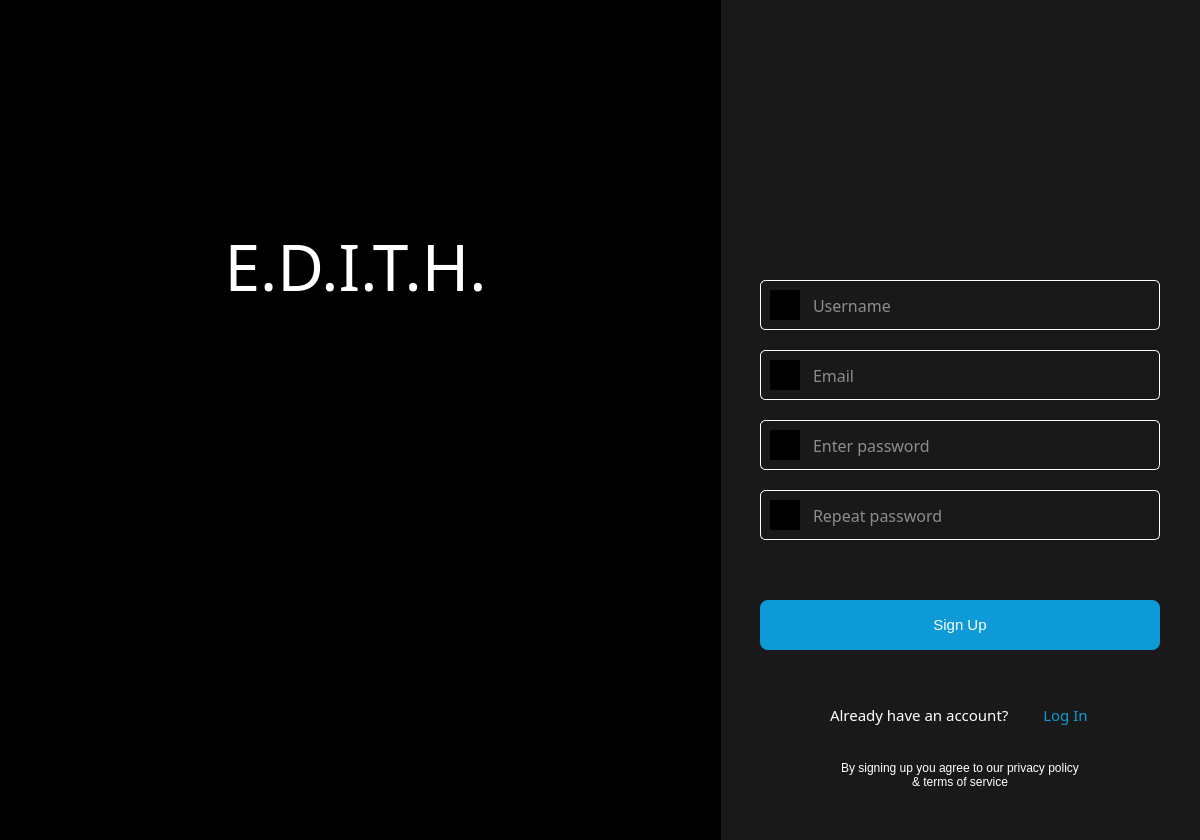
<?xml version="1.0" encoding="UTF-8"?>
<ui version="4.0">
 <class>Login</class>
 <widget class="QDialog" name="Login">
  <property name="enabled">
   <bool>true</bool>
  </property>
  <property name="geometry">
   <rect>
    <x>0</x>
    <y>0</y>
    <width>1200</width>
    <height>840</height>
   </rect>
  </property>
  <property name="windowTitle">
   <string>Welcome Back</string>
  </property>
  <property name="styleSheet">
   <string notr="true">background-color: rgb(0, 0, 0);</string>
  </property>
  <widget class="QPushButton" name="signupButton">
   <property name="geometry">
    <rect>
     <x>760</x>
     <y>600</y>
     <width>400</width>
     <height>50</height>
    </rect>
   </property>
   <property name="font">
    <font>
     <family>MS Sans Serif</family>
     <pointsize>11</pointsize>
     <weight>50</weight>
     <bold>false</bold>
    </font>
   </property>
   <property name="cursor">
    <cursorShape>PointingHandCursor</cursorShape>
   </property>
   <property name="styleSheet">
    <string notr="true">background: #0d9ad6; color: white; border-radius: 8;</string>
   </property>
   <property name="text">
    <string>Sign Up</string>
   </property>
  </widget>
  <widget class="QLabel" name="termsLabel">
   <property name="geometry">
    <rect>
     <x>840</x>
     <y>750</y>
     <width>240</width>
     <height>50</height>
    </rect>
   </property>
   <property name="font">
    <font>
     <family>MS Sans Serif</family>
     <pointsize>9</pointsize>
    </font>
   </property>
   <property name="mouseTracking">
    <bool>true</bool>
   </property>
   <property name="focusPolicy">
    <enum>Qt::TabFocus</enum>
   </property>
   <property name="contextMenuPolicy">
    <enum>Qt::DefaultContextMenu</enum>
   </property>
   <property name="acceptDrops">
    <bool>false</bool>
   </property>
   <property name="layoutDirection">
    <enum>Qt::LeftToRight</enum>
   </property>
   <property name="autoFillBackground">
    <bool>false</bool>
   </property>
   <property name="styleSheet">
    <string notr="true">color: white; background: none;</string>
   </property>
   <property name="frameShape">
    <enum>QFrame::NoFrame</enum>
   </property>
   <property name="frameShadow">
    <enum>QFrame::Plain</enum>
   </property>
   <property name="text">
    <string>By signing up you agree to our privacy policy &amp; terms of service</string>
   </property>
   <property name="textFormat">
    <enum>Qt::RichText</enum>
   </property>
   <property name="alignment">
    <set>Qt::AlignCenter</set>
   </property>
   <property name="wordWrap">
    <bool>true</bool>
   </property>
  </widget>
  <widget class="QLineEdit" name="inputEmail">
   <property name="geometry">
    <rect>
     <x>760</x>
     <y>350</y>
     <width>400</width>
     <height>50</height>
    </rect>
   </property>
   <property name="font">
    <font>
     <family>Calibri Light</family>
     <pointsize>12</pointsize>
    </font>
   </property>
   <property name="contextMenuPolicy">
    <enum>Qt::DefaultContextMenu</enum>
   </property>
   <property name="styleSheet">
    <string notr="true">QLineEdit{
color: white; 
background: #00000000;
border: 1px solid #ffffff;
border-radius: 5;
padding-left: 50px;
}

QLineEdit:focus{
border: 2px solid #0d9ad6;
}

QLineEdit:hover{
border: 2px solid #0d9ad6;
}</string>
   </property>
   <property name="text">
    <string/>
   </property>
   <property name="placeholderText">
    <string>Email</string>
   </property>
  </widget>
  <widget class="QLineEdit" name="inputPassword">
   <property name="geometry">
    <rect>
     <x>760</x>
     <y>420</y>
     <width>400</width>
     <height>50</height>
    </rect>
   </property>
   <property name="font">
    <font>
     <family>Calibri Light</family>
     <pointsize>12</pointsize>
    </font>
   </property>
   <property name="contextMenuPolicy">
    <enum>Qt::DefaultContextMenu</enum>
   </property>
   <property name="styleSheet">
    <string notr="true">QLineEdit{
color: white; 
background: #00000000;
border: 1px solid #ffffff;
border-radius: 5;
padding-left: 50px;
}

QLineEdit:focus{
border: 2px solid #0d9ad6;
}

QLineEdit:hover{
border: 2px solid #0d9ad6;
}</string>
   </property>
   <property name="inputMethodHints">
    <set>Qt::ImhHiddenText|Qt::ImhNoAutoUppercase|Qt::ImhNoPredictiveText|Qt::ImhSensitiveData</set>
   </property>
   <property name="text">
    <string/>
   </property>
   <property name="echoMode">
    <enum>QLineEdit::Password</enum>
   </property>
   <property name="placeholderText">
    <string>Enter password</string>
   </property>
  </widget>
  <widget class="QLabel" name="edithLabel">
   <property name="geometry">
    <rect>
     <x>150</x>
     <y>210</y>
     <width>411</width>
     <height>111</height>
    </rect>
   </property>
   <property name="font">
    <font>
     <family>Bradley Hand ITC</family>
     <pointsize>48</pointsize>
    </font>
   </property>
   <property name="styleSheet">
    <string notr="true">color: white; background: none;</string>
   </property>
   <property name="frameShape">
    <enum>QFrame::NoFrame</enum>
   </property>
   <property name="frameShadow">
    <enum>QFrame::Plain</enum>
   </property>
   <property name="text">
    <string>E.D.I.T.H.</string>
   </property>
   <property name="alignment">
    <set>Qt::AlignCenter</set>
   </property>
   <property name="wordWrap">
    <bool>false</bool>
   </property>
  </widget>
  <widget class="QPushButton" name="loginButton">
   <property name="geometry">
    <rect>
     <x>1040</x>
     <y>700</y>
     <width>51</width>
     <height>30</height>
    </rect>
   </property>
   <property name="sizePolicy">
    <sizepolicy hsizetype="Minimum" vsizetype="Minimum">
     <horstretch>0</horstretch>
     <verstretch>0</verstretch>
    </sizepolicy>
   </property>
   <property name="font">
    <font>
     <family>Calibri Light</family>
     <pointsize>11</pointsize>
     <weight>50</weight>
     <bold>false</bold>
    </font>
   </property>
   <property name="cursor">
    <cursorShape>PointingHandCursor</cursorShape>
   </property>
   <property name="layoutDirection">
    <enum>Qt::LeftToRight</enum>
   </property>
   <property name="styleSheet">
    <string notr="true">QPushButton{
background: #00000000;
color: #0d9ad6;
border: none;
}

QPushButton::hover{
text-decoration: underline;
}
</string>
   </property>
   <property name="text">
    <string>Log In</string>
   </property>
   <property name="autoDefault">
    <bool>false</bool>
   </property>
  </widget>
  <widget class="QLabel" name="alreadyLabel">
   <property name="geometry">
    <rect>
     <x>830</x>
     <y>700</y>
     <width>211</width>
     <height>30</height>
    </rect>
   </property>
   <property name="font">
    <font>
     <family>Calibri Light</family>
     <pointsize>11</pointsize>
    </font>
   </property>
   <property name="styleSheet">
    <string notr="true">color: white; background: none;</string>
   </property>
   <property name="frameShape">
    <enum>QFrame::NoFrame</enum>
   </property>
   <property name="frameShadow">
    <enum>QFrame::Plain</enum>
   </property>
   <property name="text">
    <string>Already have an account?</string>
   </property>
   <property name="wordWrap">
    <bool>false</bool>
   </property>
  </widget>
  <widget class="QLineEdit" name="inputUsername">
   <property name="geometry">
    <rect>
     <x>760</x>
     <y>280</y>
     <width>400</width>
     <height>50</height>
    </rect>
   </property>
   <property name="font">
    <font>
     <family>Calibri Light</family>
     <pointsize>12</pointsize>
    </font>
   </property>
   <property name="contextMenuPolicy">
    <enum>Qt::DefaultContextMenu</enum>
   </property>
   <property name="styleSheet">
    <string notr="true">QLineEdit{
color: white; 
background: #00000000;
border: 1px solid #ffffff;
border-radius: 5;
padding-left: 50px;
}

QLineEdit:focus{
border: 2px solid #0d9ad6;
}

QLineEdit:hover{
border: 2px solid #0d9ad6;
}</string>
   </property>
   <property name="text">
    <string/>
   </property>
   <property name="placeholderText">
    <string>Username</string>
   </property>
  </widget>
  <widget class="QLineEdit" name="inputConfirmPassword">
   <property name="geometry">
    <rect>
     <x>760</x>
     <y>490</y>
     <width>400</width>
     <height>50</height>
    </rect>
   </property>
   <property name="font">
    <font>
     <family>Calibri Light</family>
     <pointsize>12</pointsize>
    </font>
   </property>
   <property name="contextMenuPolicy">
    <enum>Qt::DefaultContextMenu</enum>
   </property>
   <property name="styleSheet">
    <string notr="true">QLineEdit{
color: white; 
background: #00000000;
border: 1px solid #ffffff;
border-radius: 5;
padding-left: 50px;
}

QLineEdit:focus{
border: 2px solid #0d9ad6;
}

QLineEdit:hover{
border: 2px solid #0d9ad6;
}</string>
   </property>
   <property name="inputMethodHints">
    <set>Qt::ImhHiddenText|Qt::ImhNoAutoUppercase|Qt::ImhNoPredictiveText|Qt::ImhSensitiveData</set>
   </property>
   <property name="text">
    <string/>
   </property>
   <property name="echoMode">
    <enum>QLineEdit::Password</enum>
   </property>
   <property name="placeholderText">
    <string>Repeat password</string>
   </property>
  </widget>
  <widget class="QLabel" name="user_icon">
   <property name="geometry">
    <rect>
     <x>770</x>
     <y>290</y>
     <width>30</width>
     <height>30</height>
    </rect>
   </property>
   <property name="text">
    <string/>
   </property>
   <property name="textFormat">
    <enum>Qt::RichText</enum>
   </property>
   <property name="pixmap">
    <pixmap resource="image.qrc">:/images/user-icon.png</pixmap>
   </property>
   <property name="scaledContents">
    <bool>true</bool>
   </property>
  </widget>
  <widget class="QLabel" name="password_icon">
   <property name="geometry">
    <rect>
     <x>770</x>
     <y>430</y>
     <width>30</width>
     <height>30</height>
    </rect>
   </property>
   <property name="text">
    <string/>
   </property>
   <property name="textFormat">
    <enum>Qt::RichText</enum>
   </property>
   <property name="pixmap">
    <pixmap resource="image.qrc">:/images/password-icon.png</pixmap>
   </property>
   <property name="scaledContents">
    <bool>true</bool>
   </property>
  </widget>
  <widget class="QLabel" name="email_icon">
   <property name="geometry">
    <rect>
     <x>770</x>
     <y>360</y>
     <width>30</width>
     <height>30</height>
    </rect>
   </property>
   <property name="text">
    <string/>
   </property>
   <property name="textFormat">
    <enum>Qt::RichText</enum>
   </property>
   <property name="pixmap">
    <pixmap resource="image.qrc">:/images/email-icon.jpg</pixmap>
   </property>
   <property name="scaledContents">
    <bool>true</bool>
   </property>
  </widget>
  <widget class="QLabel" name="rePassword_icon">
   <property name="geometry">
    <rect>
     <x>770</x>
     <y>500</y>
     <width>30</width>
     <height>30</height>
    </rect>
   </property>
   <property name="sizePolicy">
    <sizepolicy hsizetype="MinimumExpanding" vsizetype="Preferred">
     <horstretch>0</horstretch>
     <verstretch>0</verstretch>
    </sizepolicy>
   </property>
   <property name="text">
    <string/>
   </property>
   <property name="textFormat">
    <enum>Qt::RichText</enum>
   </property>
   <property name="pixmap">
    <pixmap resource="image.qrc">:/images/repassword-icon.png</pixmap>
   </property>
   <property name="scaledContents">
    <bool>true</bool>
   </property>
  </widget>
  <widget class="QLabel" name="rightBackground">
   <property name="geometry">
    <rect>
     <x>719</x>
     <y>0</y>
     <width>481</width>
     <height>840</height>
    </rect>
   </property>
   <property name="styleSheet">
    <string notr="true">background-color: rgb(25, 25, 25);</string>
   </property>
   <property name="text">
    <string/>
   </property>
   <property name="textFormat">
    <enum>Qt::RichText</enum>
   </property>
   <property name="scaledContents">
    <bool>true</bool>
   </property>
  </widget>
  <widget class="QLabel" name="leftBackground">
   <property name="geometry">
    <rect>
     <x>-20</x>
     <y>0</y>
     <width>741</width>
     <height>840</height>
    </rect>
   </property>
   <property name="text">
    <string/>
   </property>
   <property name="textFormat">
    <enum>Qt::RichText</enum>
   </property>
   <property name="pixmap">
    <pixmap resource="image.qrc">:/images/signup-background.png</pixmap>
   </property>
   <property name="scaledContents">
    <bool>false</bool>
   </property>
  </widget>
  <widget class="QLabel" name="errorLabel">
   <property name="geometry">
    <rect>
     <x>760</x>
     <y>550</y>
     <width>400</width>
     <height>30</height>
    </rect>
   </property>
   <property name="font">
    <font>
     <family>Calibri Light</family>
     <pointsize>11</pointsize>
     <weight>50</weight>
     <bold>false</bold>
    </font>
   </property>
   <property name="styleSheet">
    <string notr="true">color: red; background: none;</string>
   </property>
   <property name="frameShape">
    <enum>QFrame::NoFrame</enum>
   </property>
   <property name="frameShadow">
    <enum>QFrame::Plain</enum>
   </property>
   <property name="text">
    <string/>
   </property>
   <property name="wordWrap">
    <bool>false</bool>
   </property>
  </widget>
  <zorder>rightBackground</zorder>
  <zorder>signupButton</zorder>
  <zorder>termsLabel</zorder>
  <zorder>inputEmail</zorder>
  <zorder>inputPassword</zorder>
  <zorder>alreadyLabel</zorder>
  <zorder>loginButton</zorder>
  <zorder>inputUsername</zorder>
  <zorder>inputConfirmPassword</zorder>
  <zorder>user_icon</zorder>
  <zorder>password_icon</zorder>
  <zorder>email_icon</zorder>
  <zorder>rePassword_icon</zorder>
  <zorder>leftBackground</zorder>
  <zorder>edithLabel</zorder>
  <zorder>errorLabel</zorder>
 </widget>
 <resources>
  <include location="image.qrc"/>
 </resources>
 <connections/>
</ui>
